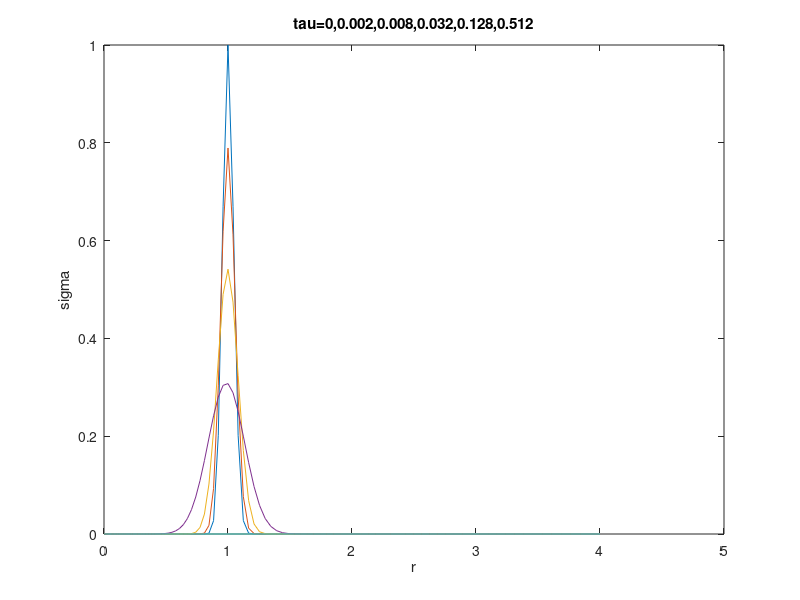

The MATLAB source for this figure:
X1=0.02;
Xn=2;
dX=2/100;
m=100;
X=zeros(m,1);
X(1)=dX;
for i=2:m
    X(i)=X(i-1)+dX;
end
dtau=0.0001;
n=(0.52/dtau);
sigma=zeros(m,n+1);
f=zeros(m,n+1);
g=zeros(m,n+1);
for i=1:m
sigma(i,1)=exp(-((X(i)-1)^2)/0.001);
end
for i=1:m
        g(i,1)=3*sigma(i,1)*X(i);
        f(i,1)=4*(X(i)^3)*sigma(i,1);
end
for j=1:n+1
    for i=j+1:m-j
        f(i,j+1)=f(i,j)+(dtau/(dX^2))*(g(i+1,j)-2*g(i,j)+g(i-1,j));
        sigma(i,j+1)=f(i,j+1)/(4*X(i)^3);
        g(i,j+1)=3*sigma(i,j+1)*X(i);
    end
end
    plot(X.^2,sigma(:,1))
    hold on 
    plot(X.^2,sigma(:,3))
    plot(X.^2,sigma(:,9))
    plot(X.^2,sigma(:,33))
    plot(X.^2,sigma(:,129))
    plot(X.^2,sigma(:,513))
    xlabel('r')
ylabel('sigma')
title('tau=0,0.002,0.008,0.032,0.128,0.512')
    hold off 

   
    